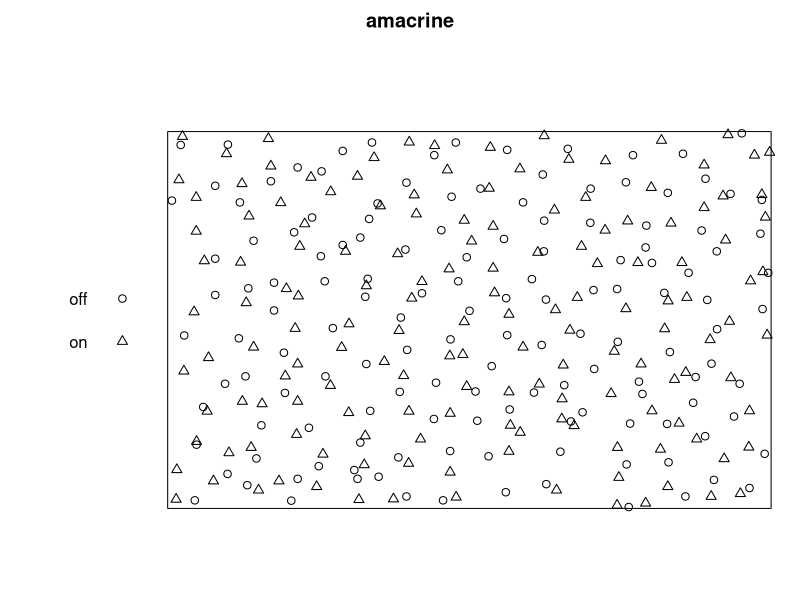
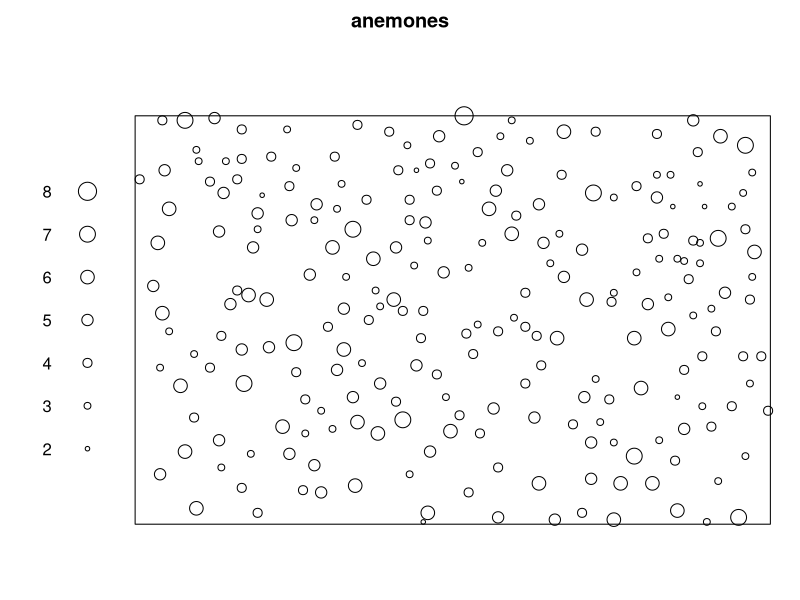
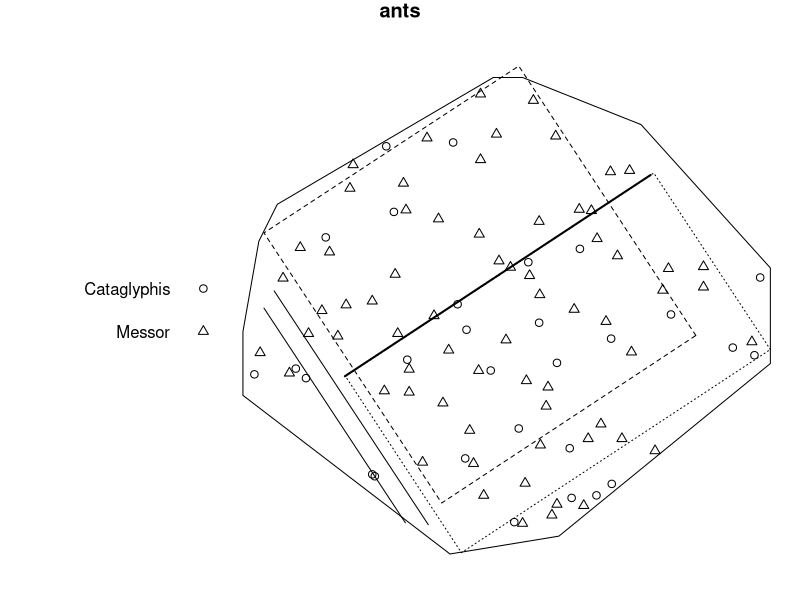
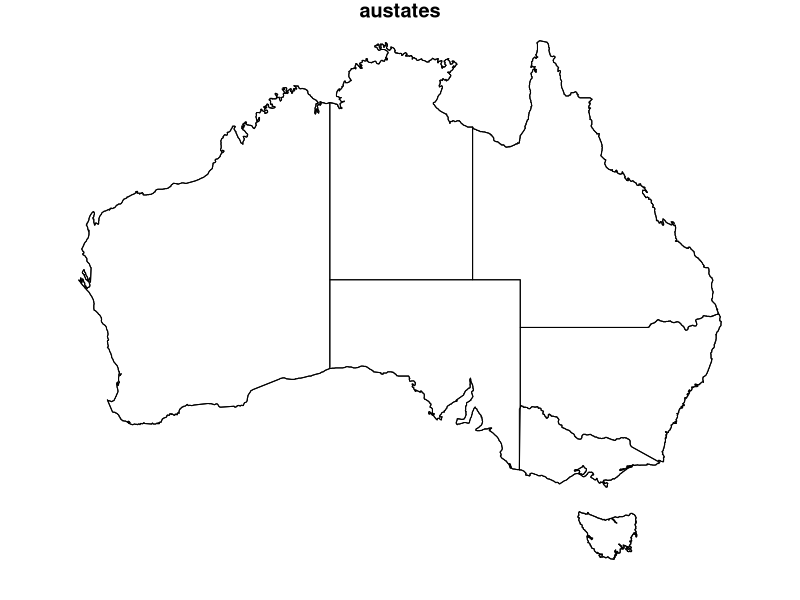
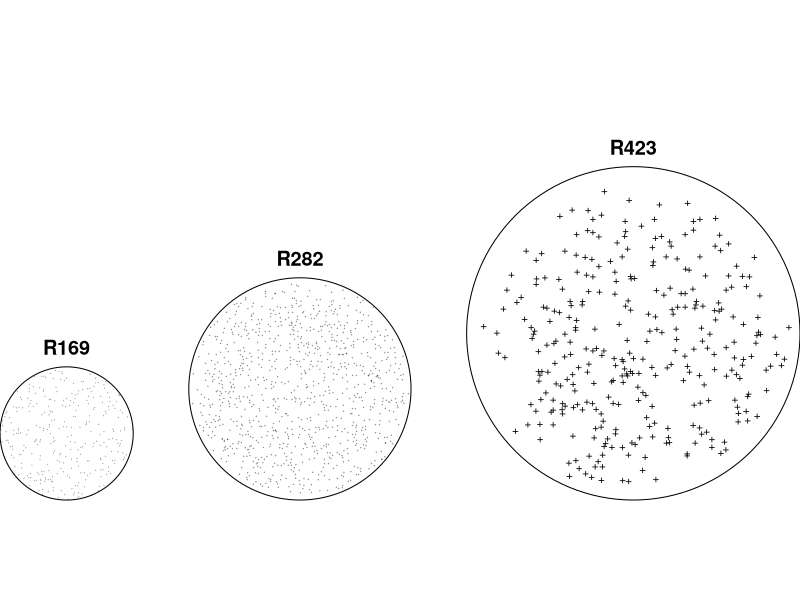
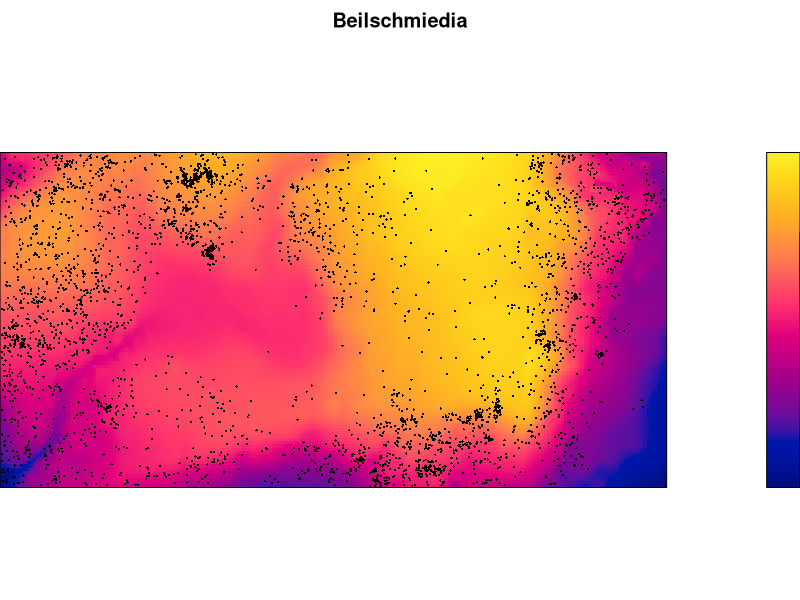
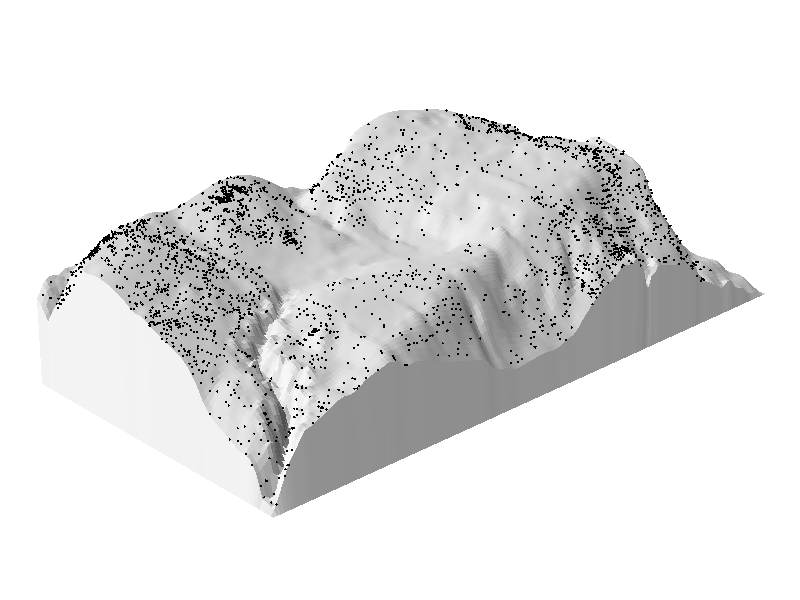
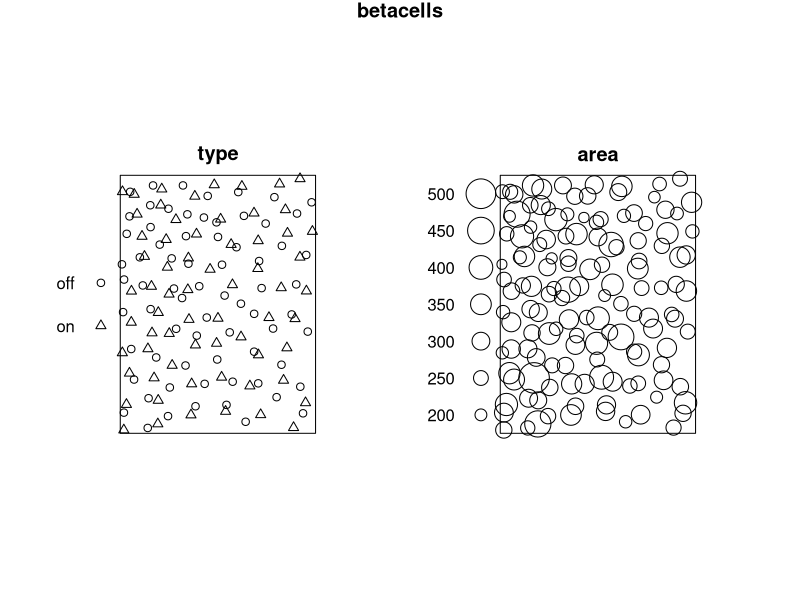

These figures' R source, in order:
### R code from vignette source 'datasets.Rnw'

###################################################
### code chunk number 1: datasets.Rnw:5-6
###################################################
options(SweaveHooks=list(fig=function() par(mar=c(1,1,1,1))))


###################################################
### code chunk number 2: datasets.Rnw:27-34
###################################################
library(spatstat)
sdate <- read.dcf(file = system.file("DESCRIPTION", package = "spatstat"),
         fields = "Date")
sversion <- read.dcf(file = system.file("DESCRIPTION", package = "spatstat"),
         fields = "Version")
spatstat.options(transparent=FALSE)
options(useFancyQuotes=FALSE)


###################################################
### code chunk number 3: datasets.Rnw:213-231
###################################################
opa <- par()
## How to set all margins to zero and eliminate all outer spaces
zeromargins <- function() {
  par(
      mar=rep(0,4),
      omd=c(0,1,0,1),
      xaxs="i",
      yaxs="i"
  )
  invisible(NULL)
}
## Set 'mar'
setmargins <- function(...) {
  x <- c(...)
  x <- rep(x, 4)[1:4]
  par(mar=x)
  invisible(NULL)
}


###################################################
### code chunk number 4: datasets.Rnw:240-241 (eval = FALSE)
###################################################
## plot(amacrine)


###################################################
### code chunk number 5: datasets.Rnw:243-245
###################################################
getOption("SweaveHooks")[["fig"]]()
setmargins(0,1,2,0)
plot(amacrine)


###################################################
### code chunk number 6: datasets.Rnw:254-255 (eval = FALSE)
###################################################
## plot(anemones, markscale=1)


###################################################
### code chunk number 7: datasets.Rnw:257-259
###################################################
getOption("SweaveHooks")[["fig"]]()
setmargins(0,0,2,0)
plot(anemones, markscale=1)


###################################################
### code chunk number 8: datasets.Rnw:272-273 (eval = FALSE)
###################################################
## ants.extra$plotit()


###################################################
### code chunk number 9: datasets.Rnw:275-277
###################################################
getOption("SweaveHooks")[["fig"]]()
setmargins(0,0,1,0)
ants.extra$plotit()


###################################################
### code chunk number 10: datasets.Rnw:285-286
###################################################
getOption("SweaveHooks")[["fig"]]()
plot(austates)


###################################################
### code chunk number 11: datasets.Rnw:296-298 (eval = FALSE)
###################################################
## plot(bdspots, equal.scales=TRUE, pch="+", 
##      panel.args=function(i)list(cex=c(0.15, 0.2, 0.7)[i]))


###################################################
### code chunk number 12: datasets.Rnw:300-304
###################################################
getOption("SweaveHooks")[["fig"]]()
zeromargins()
plot(bdspots, equal.scales=TRUE, pch="+", main="",
     mar.panel=0, hsep=1,
     panel.args=function(i)list(cex=c(0.15, 0.2, 0.7)[i]))


###################################################
### code chunk number 13: datasets.Rnw:314-316 (eval = FALSE)
###################################################
## plot(bei.extra$elev, main="Beilschmiedia")
## plot(bei, add=TRUE, pch=16, cex=0.3)


###################################################
### code chunk number 14: datasets.Rnw:318-321
###################################################
getOption("SweaveHooks")[["fig"]]()
setmargins(0,0,2,0)
plot(bei.extra$elev, main="Beilschmiedia")
plot(bei, add=TRUE, pch=16, cex=0.3)


###################################################
### code chunk number 15: datasets.Rnw:324-330
###################################################
getOption("SweaveHooks")[["fig"]]()
M <- persp(bei.extra$elev, 
           theta=-45, phi=18, expand=7,
           border=NA, apron=TRUE, shade=0.3, 
           box=FALSE, visible=TRUE,
           main="")
perspPoints(bei, Z=bei.extra$elev, M=M, pch=16, cex=0.3)


###################################################
### code chunk number 16: datasets.Rnw:339-340
###################################################
getOption("SweaveHooks")[["fig"]]()
plot(betacells)


###################################################
### code chunk number 17: datasets.Rnw:345-346
###################################################
getOption("SweaveHooks")[["fig"]]()
plot(bramblecanes, cols=1:3)


###################################################
### code chunk number 18: datasets.Rnw:349-350
###################################################
getOption("SweaveHooks")[["fig"]]()
plot(split(bramblecanes))


###################################################
### code chunk number 19: datasets.Rnw:360-361
###################################################
getOption("SweaveHooks")[["fig"]]()
plot(bronzefilter,markscale=2)


###################################################
### code chunk number 20: datasets.Rnw:370-371
###################################################
getOption("SweaveHooks")[["fig"]]()
plot(cells)


###################################################
### code chunk number 21: datasets.Rnw:379-380
###################################################
getOption("SweaveHooks")[["fig"]]()
plot(cetaceans.extra$patterns, main="Cetaceans data", cols=1:5, hsep=1)


###################################################
### code chunk number 22: datasets.Rnw:389-392
###################################################
getOption("SweaveHooks")[["fig"]]()
plot(chicago, main="Chicago Crimes", col="grey",
     cols=c("red", "blue", "black", "blue", "red", "blue", "blue"),
     chars=c(16,2,22,17,24,15,6), leg.side="left", show.window=FALSE)


###################################################
### code chunk number 23: datasets.Rnw:402-403
###################################################
getOption("SweaveHooks")[["fig"]]()
chorley.extra$plotit()


###################################################
### code chunk number 24: datasets.Rnw:419-421
###################################################
getOption("SweaveHooks")[["fig"]]()
plot(clmfires, which.marks="cause", cols=2:5, cex=0.25,
     main="Castilla-La Mancha forest fires")


###################################################
### code chunk number 25: datasets.Rnw:431-432
###################################################
getOption("SweaveHooks")[["fig"]]()
plot(clmfires.extra$clmcov200, main="Covariates for forest fires")


###################################################
### code chunk number 26: datasets.Rnw:443-445
###################################################
getOption("SweaveHooks")[["fig"]]()
plot(copper$Points, main="Copper")
plot(copper$Lines, add=TRUE)


###################################################
### code chunk number 27: datasets.Rnw:452-454
###################################################
getOption("SweaveHooks")[["fig"]]()
plot(demohyper, quote({ plot(Image, main=""); plot(Points, add=TRUE) }),
      parargs=list(mar=rep(1,4)))


###################################################
### code chunk number 28: datasets.Rnw:461-462
###################################################
getOption("SweaveHooks")[["fig"]]()
plot(demopat)


###################################################
### code chunk number 29: datasets.Rnw:476-477
###################################################
getOption("SweaveHooks")[["fig"]]()
plot(dendrite, leg.side="bottom", main="", cex=0.75, cols=2:4)


###################################################
### code chunk number 30: datasets.Rnw:485-486
###################################################
getOption("SweaveHooks")[["fig"]]()
plot(finpines, main="Finnish pines")


###################################################
### code chunk number 31: datasets.Rnw:499-503
###################################################
getOption("SweaveHooks")[["fig"]]()
wildM1 <- with(flu, virustype == "wt" & stain == "M2-M1")
plot(flu[wildM1, 1, drop=TRUE],
     main=c("flu data", "wild type virus, M2-M1 stain"),
     chars=c(16,3), cex=0.4, cols=2:3)


###################################################
### code chunk number 32: datasets.Rnw:511-512
###################################################
getOption("SweaveHooks")[["fig"]]()
plot(gordon, main="People in Gordon Square", pch=16)


###################################################
### code chunk number 33: datasets.Rnw:527-528
###################################################
getOption("SweaveHooks")[["fig"]]()
plot(gorillas, which.marks=1, chars=c(1,3), cols=2:3, main="Gorilla nest sites")


###################################################
### code chunk number 34: datasets.Rnw:532-533 (eval = FALSE)
###################################################
## system.file("rawdata/gorillas/vegetation.asc", package="spatstat")


###################################################
### code chunk number 35: datasets.Rnw:542-543
###################################################
getOption("SweaveHooks")[["fig"]]()
plot(hamster, cols=c(2,4))


###################################################
### code chunk number 36: datasets.Rnw:553-554
###################################################
getOption("SweaveHooks")[["fig"]]()
plot(heather)


###################################################
### code chunk number 37: datasets.Rnw:564-565
###################################################
getOption("SweaveHooks")[["fig"]]()
plot(humberside)


###################################################
### code chunk number 38: datasets.Rnw:577-578
###################################################
getOption("SweaveHooks")[["fig"]]()
plot(hyytiala, cols=2:5)


###################################################
### code chunk number 39: datasets.Rnw:587-588
###################################################
getOption("SweaveHooks")[["fig"]]()
plot(japanesepines)


###################################################
### code chunk number 40: datasets.Rnw:597-598
###################################################
getOption("SweaveHooks")[["fig"]]()
plot(lansing)


###################################################
### code chunk number 41: datasets.Rnw:601-602
###################################################
getOption("SweaveHooks")[["fig"]]()
plot(split(lansing))


###################################################
### code chunk number 42: datasets.Rnw:609-610
###################################################
getOption("SweaveHooks")[["fig"]]()
plot(longleaf)


###################################################
### code chunk number 43: datasets.Rnw:619-621
###################################################
getOption("SweaveHooks")[["fig"]]()
plot(mucosa, chars=c(1,3), cols=c("red", "green"))
plot(mucosa.subwin, add=TRUE, lty=3)


###################################################
### code chunk number 44: datasets.Rnw:635-638
###################################################
getOption("SweaveHooks")[["fig"]]()
plot(murchison$greenstone, main="Murchison data", col="lightgreen")
plot(murchison$gold, add=TRUE, pch=3, col="blue")
plot(murchison$faults, add=TRUE, col="red")


###################################################
### code chunk number 45: datasets.Rnw:646-647
###################################################
getOption("SweaveHooks")[["fig"]]()
plot(nbfires, use.marks=FALSE, pch=".")


###################################################
### code chunk number 46: datasets.Rnw:650-651
###################################################
getOption("SweaveHooks")[["fig"]]()
plot(split(nbfires), use.marks=FALSE, chars=".")


###################################################
### code chunk number 47: datasets.Rnw:654-659
###################################################
getOption("SweaveHooks")[["fig"]]()
par(mar=c(0,0,2,0))
plot(split(nbfires)$"2000", which.marks="fire.type",
     main=c("New Brunswick fires 2000", "by fire type"),
     cols=c("blue", "green", "red", "cyan"),
     leg.side="left")


###################################################
### code chunk number 48: datasets.Rnw:667-669
###################################################
getOption("SweaveHooks")[["fig"]]()
plot(nztrees)
plot(trim.rectangle(as.owin(nztrees), c(0,5), 0), add=TRUE, lty=3)


###################################################
### code chunk number 49: datasets.Rnw:682-683
###################################################
getOption("SweaveHooks")[["fig"]]()
plot(osteo[1:10,], main.panel="", pch=21, bg='white')


###################################################
### code chunk number 50: datasets.Rnw:689-690 (eval = FALSE)
###################################################
## system.file("rawdata/osteo/osteo36.txt", package="spatstat")


###################################################
### code chunk number 51: datasets.Rnw:699-700
###################################################
getOption("SweaveHooks")[["fig"]]()
plot(paracou, cols=2:3, chars=c(16,3))


###################################################
### code chunk number 52: datasets.Rnw:708-709
###################################################
getOption("SweaveHooks")[["fig"]]()
ponderosa.extra$plotit()


###################################################
### code chunk number 53: datasets.Rnw:720-723
###################################################
getOption("SweaveHooks")[["fig"]]()
pyr <- pyramidal
pyr$grp <- abbreviate(pyramidal$group, minlength=7)
plot(pyr, quote(plot(Neurons, pch=16, main=grp)), main="Pyramidal Neurons")


###################################################
### code chunk number 54: datasets.Rnw:743-745
###################################################
getOption("SweaveHooks")[["fig"]]()
plot(redwood)
plot(redwood3, add=TRUE, pch=20)


###################################################
### code chunk number 55: datasets.Rnw:748-749
###################################################
getOption("SweaveHooks")[["fig"]]()
redwoodfull.extra$plotit()


###################################################
### code chunk number 56: datasets.Rnw:763-765
###################################################
getOption("SweaveHooks")[["fig"]]()
plot(as.listof(residualspaper[c("Fig1", "Fig4a", "Fig4b", "Fig4c")]), 
     main="")


###################################################
### code chunk number 57: datasets.Rnw:773-774
###################################################
getOption("SweaveHooks")[["fig"]]()
shapley.extra$plotit(main="Shapley")


###################################################
### code chunk number 58: datasets.Rnw:781-782
###################################################
getOption("SweaveHooks")[["fig"]]()
plot(simdat)


###################################################
### code chunk number 59: datasets.Rnw:790-791
###################################################
getOption("SweaveHooks")[["fig"]]()
plot(spiders, pch=16, show.window=FALSE)


###################################################
### code chunk number 60: datasets.Rnw:798-801
###################################################
getOption("SweaveHooks")[["fig"]]()
plot(sporophores, chars=c(16,1,2), cex=0.6)
points(0,0,pch=16, cex=2)
text(15,8,"Tree", cex=0.75)


###################################################
### code chunk number 61: datasets.Rnw:810-811
###################################################
getOption("SweaveHooks")[["fig"]]()
plot(spruces, maxsize=min(nndist(spruces)))


###################################################
### code chunk number 62: datasets.Rnw:820-821
###################################################
getOption("SweaveHooks")[["fig"]]()
plot(swedishpines)


###################################################
### code chunk number 63: datasets.Rnw:830-831
###################################################
getOption("SweaveHooks")[["fig"]]()
plot(urkiola, cex=0.5, cols=2:3)


###################################################
### code chunk number 64: datasets.Rnw:838-840
###################################################
getOption("SweaveHooks")[["fig"]]()
par(mar=c(0,0,2,0))
plot(waka, markscale=0.04, main=c("Waka national park", "tree diameters"))


###################################################
### code chunk number 65: datasets.Rnw:847-851
###################################################
getOption("SweaveHooks")[["fig"]]()
v <- rotate(vesicles, pi/2)
ve <- lapply(vesicles.extra, rotate, pi/2)
plot(v, main="Vesicles")
plot(ve$activezone, add=TRUE, lwd=3)


###################################################
### code chunk number 66: datasets.Rnw:876-877 (eval = FALSE)
###################################################
## system.file("rawdata/vesicles/mitochondria.txt", package="spatstat")


###################################################
### code chunk number 67: datasets.Rnw:885-886
###################################################
getOption("SweaveHooks")[["fig"]]()
plot(waterstriders)
